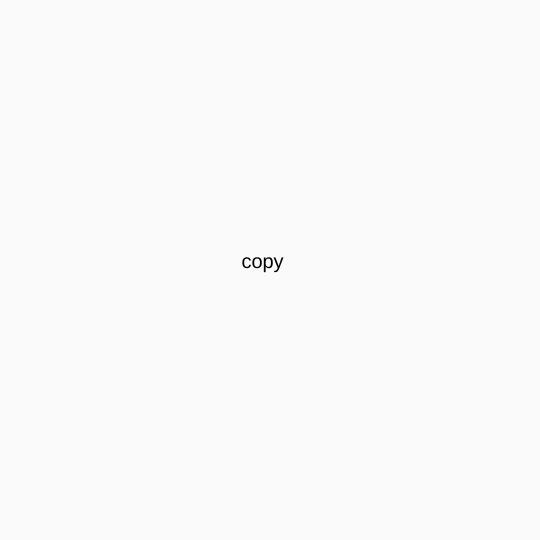
Frame 1 (no input)
Frame 60 (no input): identical to frame 1, image omitted
Frame 120 (the mouse pressed at the canvas centre since frame 60): identical to frame 1, image omitted

The p5.js sketch that drew this single still picture (run headless with seeded random() and noise() and a simulated clock; from frame 60 on, the mouse is pressed at the canvas centre):

// p5.js sketch
// ── sketch.js
const _clrs = [250, 5]
const _gSize = 20
const _debug = true
const _objs = []

const _textSize = 10
const _textSize_2 = 20
const _text = "copy"

let _scl
let _img
let _grfc
let _draw = false
let _picked = false
let _x, _y, _index, _pickedCell
let _d

function setup() {
	createCanvas(540, 540)
	pixelDensity(1)

	// define scale
	_scl = int(width / (_gSize + 1))

	// setup objects
	for (let i = 0; i < _gSize; i++) {
		for (let j = 0; j < _gSize; j++) {
			const x = i * _scl
			const y = j * _scl
			_objs[i + j * _gSize] = new Obj(x, y, i + j * _gSize)
		}
	}


	// text style
	textAlign(CENTER, CENTER)
	textSize(_textSize)

	// setup image
	_img = createGraphics(width, height, P2D)
	_img.background(_clrs[0])

	// main text
	_img.textSize(_textSize_2)
	_img.textAlign(CENTER, CENTER)
	_img.noStroke()
}

function draw() {
	background(_clrs[0])

	// show objects
	_objs.forEach(elm => {
		elm.show()
	})

	// draw graphics
	_img.fill(_clrs[0])
	_img.rect((_gSize / 2) * _scl - _scl + 0.5, (_gSize / 2) * _scl + 0.5, _scl * 3, _scl)
	_img.fill(_clrs[1])
	_img.text(_text, (_gSize / 2) * _scl + _scl / 2, (_gSize / 2) * _scl + _scl / 2)
	// copyGraphics()
	if (_draw) copyGraphicsMouse()

	// draw image
	image(_img, 0, 0)

	// reset draw
	if (!_draw) _picked = false
	_draw = false
}

// mouse dragged
function mouseDragged(event) {
	_draw = true
}

function copyGraphicsMouse() {
	if (!_picked) {
		_x = floor(map(mouseX, 0, _gSize * _scl, 0, _gSize, true))
		_y = floor(map(mouseY, 0, _gSize * _scl, 0, _gSize, true))
		if (_x < _gSize && _y < _gSize) {
			_index = _x + _y * _gSize
			_picked = true
			_pickedCell = _objs[_index]
			console.log(_index)
		}
	} else {
		let px = floor(map(mouseX, 0, _gSize * _scl, 0, _gSize, true))
		let py = floor(map(mouseY, 0, _gSize * _scl, 0, _gSize, true))
		let pindex = px + py * _gSize
		// draw only if the cell is not the original one
		if (pindex != _index && px < _gSize && py < _gSize) {
			let obj = _objs[pindex]
			// copy picked one to the destination
			const sx = _pickedCell.x
			const sy = _pickedCell.y
			const sw = int(_scl)
			const sh = int(_scl)
			const dx = obj.x
			const dy = obj.y
			const dw = int(_scl)
			const dh = int(_scl)
			_img.copy(sx, sy, sw, sh, dx, dy, dw, dh)
		}
	}
}

function copyGraphics() {
	// pick taken cell
	let picked = false
	let index = null
	while (!picked) {
		let rNumber = int(random(_objs.length))
		_objs.forEach(elm => {
			if (elm.index == rNumber && elm.taken &&
				// check for edge cases
				elm.index > _gSize && elm.index < _objs.length - _gSize && elm.index % _gSize != 0 && (elm.index + 1) % _gSize != 0) {
				picked = true
				index = elm.index
			}
		})
	}
	// set direction
	let obj = _objs[index]

	let dir = int(random(4))
	let moveX = null
	let moveY = null
	switch (dir) {
		case 0:
			_objs[index - _gSize].taken = true
			moveX = 0
			moveY = -_scl
			break
		case 1:
			_objs[index + 1].taken = true
			moveX = _scl
			moveY = 0
			break
		case 2:
			_objs[index + _gSize].taken = true
			moveX = 0
			moveY = _scl
			break
		case 3:
			_objs[index - 1].taken = true
			moveX = -_scl
			moveY = 0
			break
	}

	// copy it
	const sx = obj.x
	const sy = obj.y
	const sw = int(_scl)
	const sh = int(_scl)
	const dx = obj.x + moveX
	const dy = obj.y + moveY
	const dw = int(_scl)
	const dh = int(_scl)
	_img.copy(sx, sy, sw, sh, dx, dy, dw, dh)
}

// OBJECT
class Obj {
	constructor(x, y, index) {
		this.x = x
		this.y = y
		this.index = index
		this.taken = this.index == 209 || this.index == 210 || this.index == 211 ? true : false
	}

	show() {
		if (_debug) {
			noStroke()
			fill(_clrs[1])
			text(this.index, this.x + _scl / 2, this.y + _scl / 2)
			stroke(_clrs[1])
			strokeWeight(1)
			noFill()
			rect(this.x, this.y, _scl, _scl)
		}
	}
}
